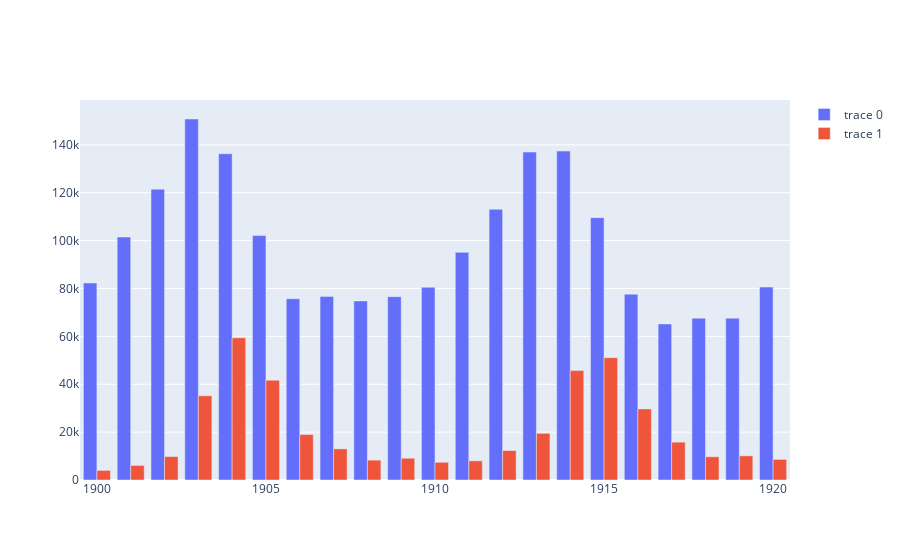

Notebook source saved alongside this figure:
### Markdown cell above
Построим столбчатый график, который сравнивает общую популяцию (зайцы, рыси и морковки) с популяцией рысей по годам:

### Code cell
# Создадим барплот для отображения общего числа рысей, зайцев и морковок
trace_all = go.Bar(  
    x=forest['year'],
    y=forest['hare'] + forest['lynx'] + forest['carrot']
)

# и барплот для отображения числа рысей
trace_lynx = go.Bar(
    x=forest['year'],
    y=forest['lynx']
)
our_data = [trace_all, trace_lynx] 

fig = go.Figure(our_data)

fig.show()

### Figure 1 — Plotly figure (JSON) as saved in the notebook; plotly's stock layout.template omitted (floating-point values rounded to 4 significant figures)
{"data": [{"type": "bar", "x": [1900, 1901, 1902, 1903, 1904, 1905, 1906, 1907, 1908, 1909, 1910, 1911, 1912, 1913, 1914, 1915, 1916, 1917, 1918, 1919, 1920], "y": [82300, 101500, 121500, 150800, 136300, 102100, 75700, 76700, 74800, 76600, 80500, 95100, 113100, 137000, 137400, 109600, 77600, 65200, 67600, 67600, 80600]}, {"type": "bar", "x": [1900, 1901, 1902, 1903, 1904, 1905, 1906, 1907, 1908, 1909, 1910, 1911, 1912, 1913, 1914, 1915, 1916, 1917, 1918, 1919, 1920], "y": [4000, 6100, 9800, 35200, 59400, 41700, 19000, 13000, 8300, 9100, 7400, 8000, 12300, 19500, 45700, 51100, 29700, 15800, 9700, 10100, 8600]}], "layout": {}}
